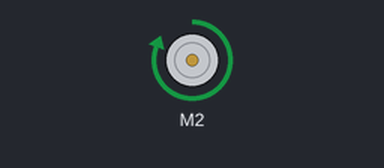
Recording of a sketch running on a simulated Arduino Mega 2560, built with avr-gcc and run on an emulated ATmega2560. Parts: DC motor (green arrow = forward, orange = backward, longer = faster). What the sketch prints to the serial monitor is not drawn.

Above: at 0.1 s.
Timing chart, 0 to 1.6 s (numbered marks = the images above):
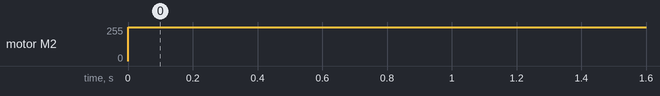

The sketch:

IntervalSmoothingDylan.ino
```cpp
//Team Grill n Chill Firmware Rev 0.6
//Major contributions to firmware are credited to Son A. and Steadfast D.
//Bluetooth components are credited to Ma A. and Nguyen J.


//Libraries [to be cited]
#include "max6675.h"
#include "DualMC33926MotorShield.h"

//Motor Declarations
DualMC33926MotorShield md; //motor driver md


//Logic Declarations

int motorSpeed = 400;
short halfTurn = 11973;

bool clockWise = true;
bool nClockWise = false;
bool turning = false;
int switchVal;
bool timing = false;

unsigned long previousMillis = 0;
unsigned long previousTempMillis = 500;
unsigned long tempInterval = 500;
unsigned long interval = 5000;

int switchPin = 30; //was 23

//Motor Fault Code
void stopIfFault()
{
  if (md.getFault())
  {
    Serial.println("fault");
    while(1);
  }
}

void setup()
{
  Serial.begin(9600);
  pinMode(switchPin, INPUT_PULLUP);
  md.init();
}

void loop()
{
  md.setM2Speed(400);
  Serial.println(md.getM2CurrentMilliamps());
}
```

Measured:
- by itself, motor M2: stopped → forward 255/255 at 0.00 s
